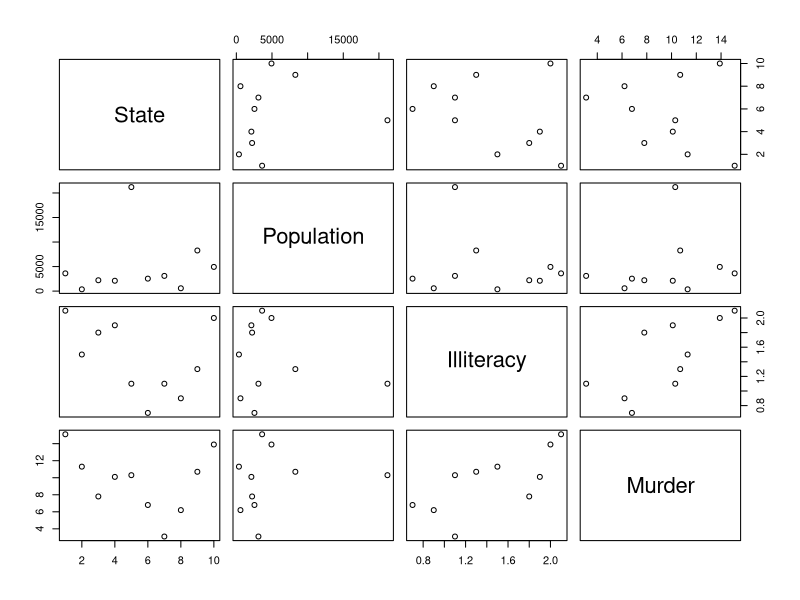
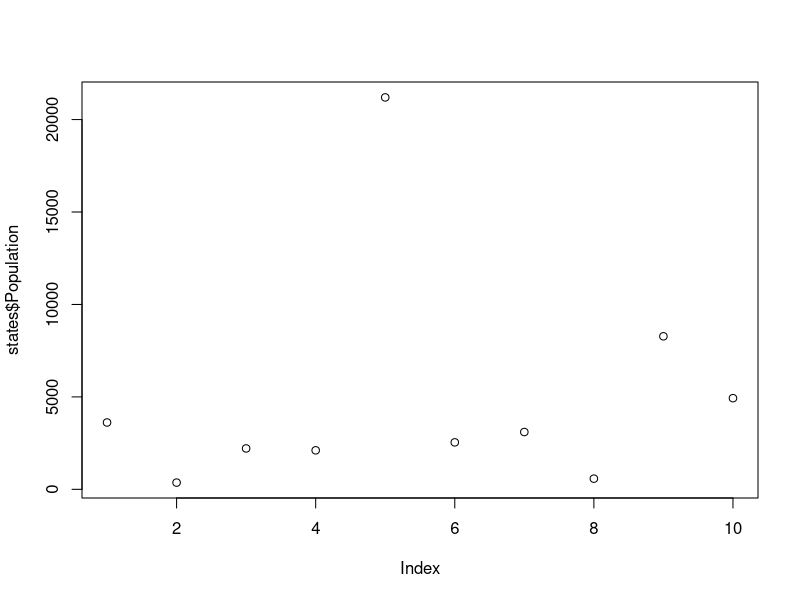
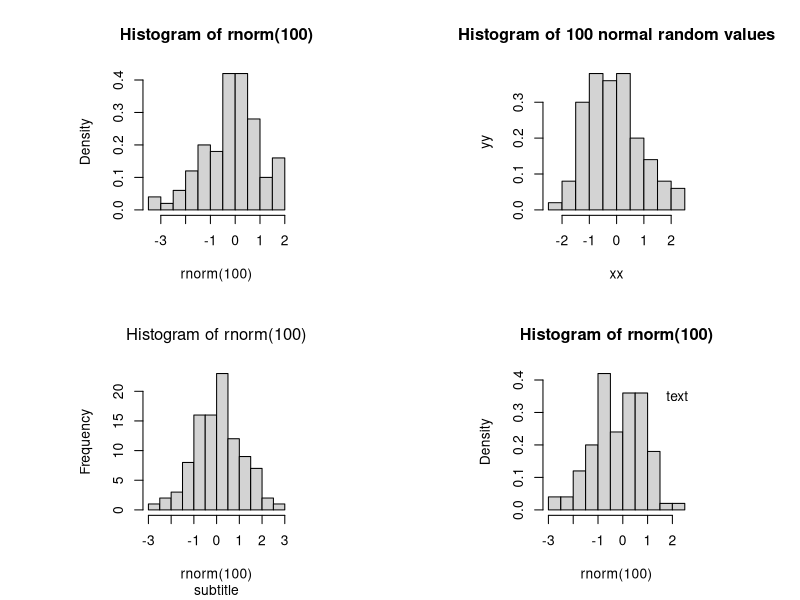
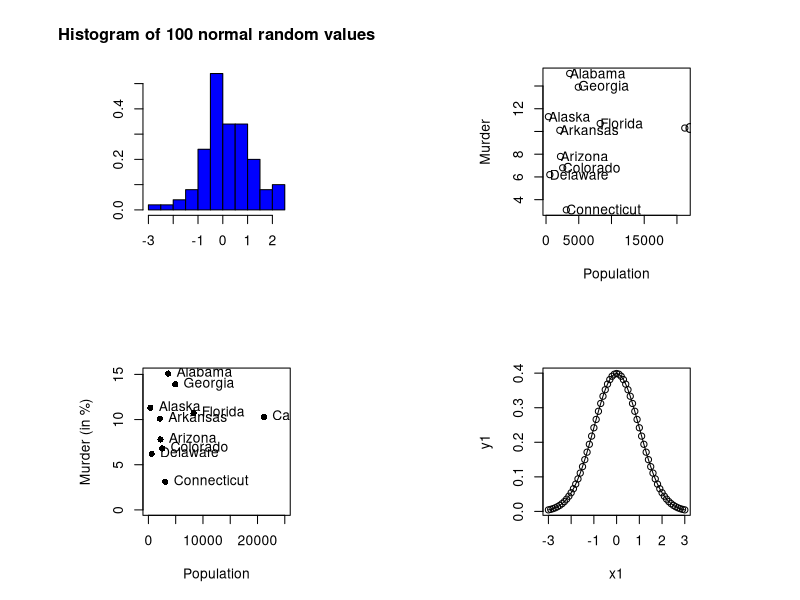
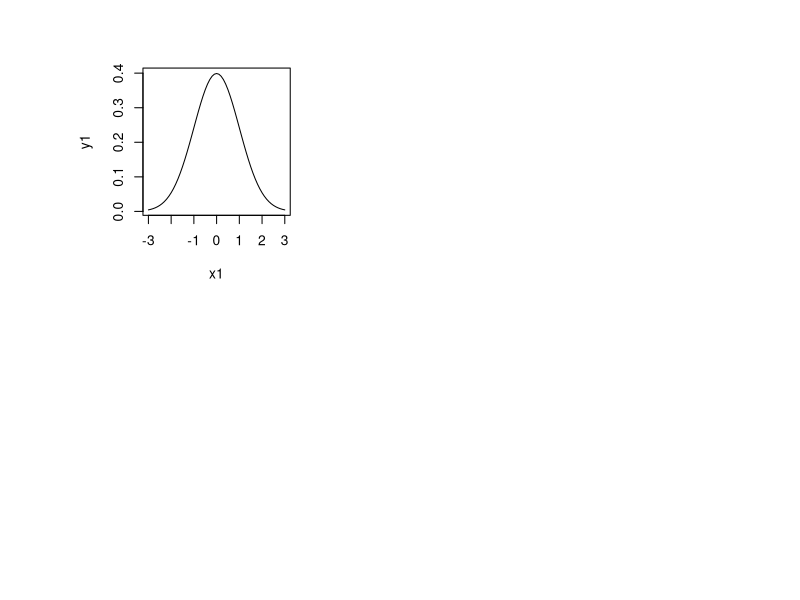

These charts were generated, in order, by the following R code:
## ---- chunk 1
?mean
help.search("linear model")
## ---- chunk 2
ls()
rm(list = ls())
## ---- chunk 3
2 + 3 * 4
3 ^ 2
1 / 3
3 ^ -1
2 * -3 ^ 0.25
7 %% 2 # 7 mod 2
7 %/% 2 # integer division
pi
exp(1)
7 / 0
7 / -0
0 / 0
## ---- chunk 4
LETTERS
letters
month.abb
month.name
## ---- chunk 5
outer(c(T, F), c(T, F), FUN="&")
outer(c(T, F), c(T, F), FUN="|")
## ---- chunk 6
y = c(3, 4, 5, 6)
y
## ---- chunk 7
y1 = scan()
y1
## ---- chunk 8
1:10
seq(0.4, 0.1, -0.1)
rep(1:4, 2)
rep(2, 2)
## ---- chunk 9
x <- c(5,4,5,6,7,8)
summary(x)
x
x[2:4]
x[c(1, 3, 4)]
x[-2]
x[y < 5]
x[x%%2 == 1]
length(x[x%%2==1])
rev(sort(x))
order(x)
## ---- chunk 10
names = c('john', 'betty', 'sam')
sort(names)
## ---- chunk 11
missing = c(2, 3, NA, 6)
missing
median(missing)
median(missing, na.rm=T)
is.na(missing)
missing[is.na(missing)] = 0
missing
Inf - Inf
## ---- chunk 12
my.fun = function(arg1, arg2, ...) {
  x = arg1 * 2
  y = sqrt(arg2) + 5
  z = x * y
  z
  # Returns z
}
my.fun(3, 3, 4)
## ---- chunk 13
for(i in 1:10) {
  print(i)
}
i = 1
repeat {
  # No condition for repeat
  print(i); i = i + 3; if(i > 10) break
}
## ---- chunk 14
array(x,c(2,3))
matrix(x,c(2,3))
matrix(x,c(2,3),byrow=TRUE)
array(1:3, c(2,4,3))
## ---- chunk 15
A = matrix(1:12, c(3, 4), byrow = T)
A
A[2, 3]
A[2,]
A[,1]
t(A)
dim(A)
A=matrix(x,c(2,3),byrow=TRUE)
B=matrix(c(3,4,5,1),c(2,2))
A
B
B%*%A
## ---- chunk 16
P = matrix(c(12, 34, 56, 78), ncol = 2)
P
solve(P)
P %*% solve(P)
eigen(P)
eigen(P)$values
eigen(P)$vectors
diag(P)
sum(y)
sum(A)
## ---- chunk 17
L = list(c(1, 2), c("a", "b"), 4)
L
L[[2]][2] # list access needs [[]]
## ---- chunk 18
is.vector(L)
is.vector(y)
is.list(y)
is.list(L)
is.matrix(y)
as.matrix(y)
as.vector(L)
typeof(L)
y
typeof(y) # type of components of y
## ---- chunk 19
diag(3)
cbind(1:3, diag(3))
rbind(1:3, diag(3))
## ---- chunk 20
states = read.table("population.txt", header = T)
states
## ---- chunk 21
names(states)
summary(states)
states$Murder
states[,2]
mean(states$Murder)
## ---- chunk 22
attach(states)
Murder
detach(states)
## ---- chunk 23
attach(states)
states[Population > 2000 & Murder > 10,]
states[order(Population),]
detach(states)
## ---- chunk 24
is.table(states)
is.null(states)
is.data.frame(states)
is.null(NaN)
write.table(states,"out.txt")
states1=cbind.data.frame(State=states$State, Murder=states$Murder)
write.table(states1,'out1.txt')
## ---- chunk 25
A = matrix(1:10, 2, 5, byrow = T)
apply(A, 1, mean)
apply(A, 2, mean)
## ---- chunk 26
states = read.table("population.txt", header = T)
plot(states)
plot(states$Population)
## ---- chunk 27
par(mfrow = c(2, 2), pty = "s")
hist(rnorm(100), prob = T)
hist(rnorm(100), prob = T, main = "Histogram of 100 normal random values", xlab = "xx", ylab="yy")
hist(rnorm(100), sub = "subtitle", font.main = 6, font.lab = 7, font.axis = 8, font.sub = 9)
hist(rnorm(100), prob = T)
text(2.2, 0.35, "text")
# colors()
hist(rnorm(100), prob = TRUE, main = "Histogram of 100 normal random values",
     xlab = "", ylab = "", col="blue")
## ---- chunk 28
attach(states)
plot(Population, Murder)
text(x = Population, y = Murder, labels = State, adj = 0)
plot(x = Population, y = Murder, pch = 16, xlab = "Population", 
     ylab = "Murder (in %)", xlim = c(0, 25000), ylim = c(0, max(Murder)))
text(x = Population, y = Murder, labels = State, pos = 4)
detach(states)
## ---- chunk 29
dev.list()
pdf(file='hist.pdf', width=7, height=7) 
hist(rnorm(9999))
dev.off()
png(file = 'hist.png', w = 600, h = 600)
hist(rnorm(9999))
dev.off()
## ---- chunk 30
x1=seq(-3,3,0.1)
y1=dnorm(x1)
plot(x1,y1)
lines(x1,y1)
plot(x1,y1,type='l')
## ---- chunk 31
xbar=12
n=10
sigma=6
xbar - qnorm(0.975) * sigma / sqrt(n)
xbar + qnorm(0.975) * sigma / sqrt(n)
